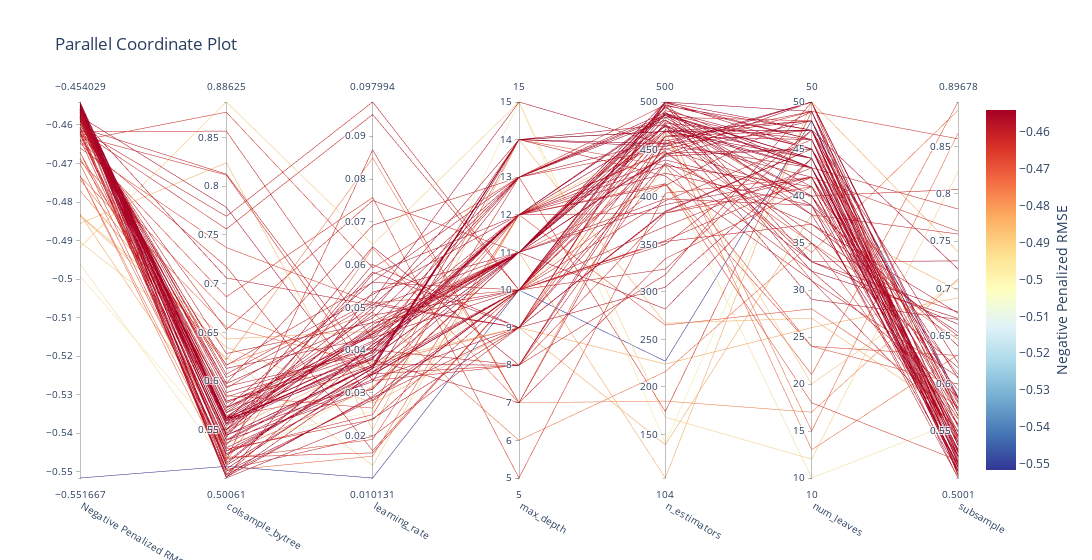

Here is the notebook cell this chart was saved with:
### Markdown cell above
## 3.4 Quick Demo for Regressor Tuning

### Code cell
from sklearn.datasets import (
    fetch_california_housing
)
california = fetch_california_housing()
X_housing = pd.DataFrame(california.data, columns=california.feature_names)
X_housing = PreProcessor.mlflow_input_prep(X_housing)

y_housing = california.target
X_train_full_housing, X_test_housing, y_train_full_housing, y_test_housing = train_test_split(X_housing, y_housing, test_size=0.2, random_state=42)
# Define the hyperparameter search ranges
lgb_param_ranges = {
    'learning_rate': (0.01, 0.1),  
    'n_estimators': (100, 500),   
    'num_leaves': (10, 50),
    'max_depth': (5, 15),
    'colsample_bytree': (0.5, 0.9),
    'subsample': (0.5, 0.9)
}
# tune the regressor
best_lgb_rgs = ML_PIPELINE.tune(X_train_full_housing, y_train_full_housing, 
                          algorithm=lgb.LGBMRegressor, 
                          preprocessor=PreProcessor(),
                          param_ranges=lgb_param_ranges,  
                          # tune_metric= "smape",
                          max_evals=100,
                          patience=10,  
                          n_startup_trials=10,
                          verbose=-1,
                          cv=3,
                          cv_variance_penalty=0.1,
                          log_best_model=False)
